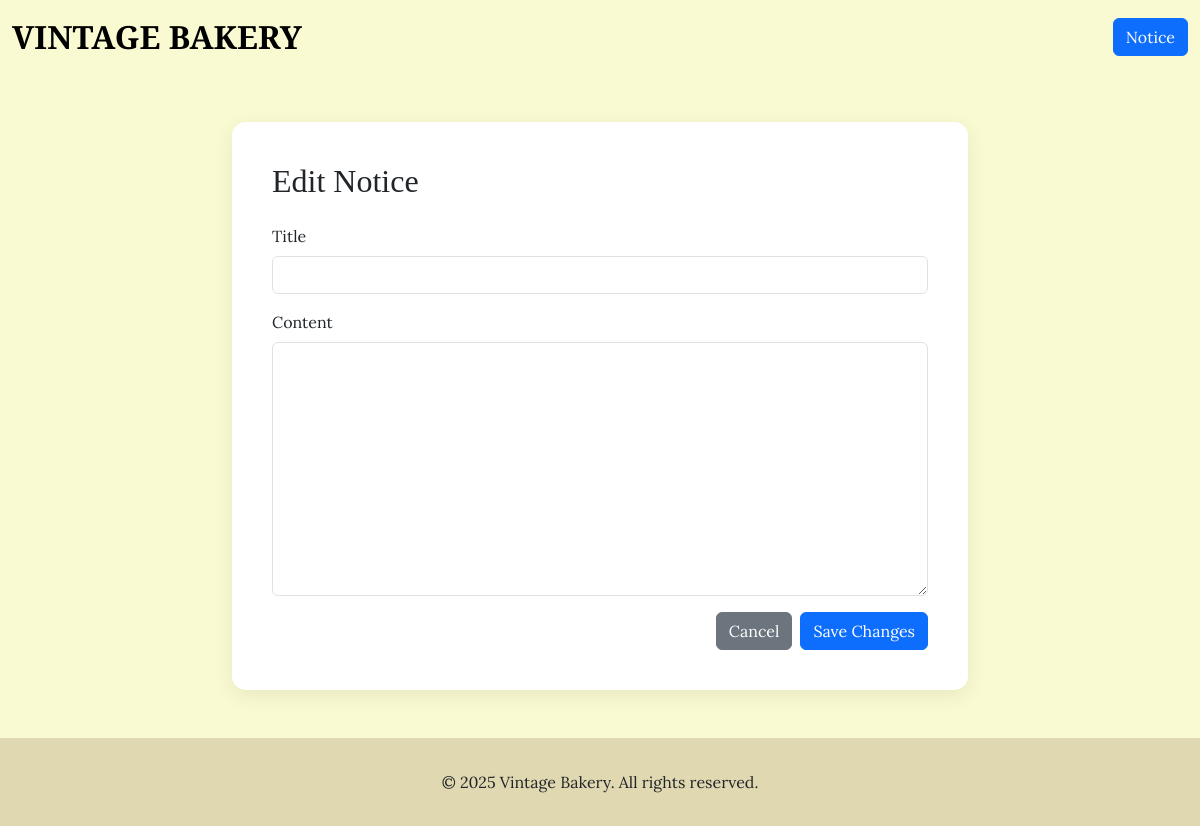
Page /notice/8/edit on the earlier database version.
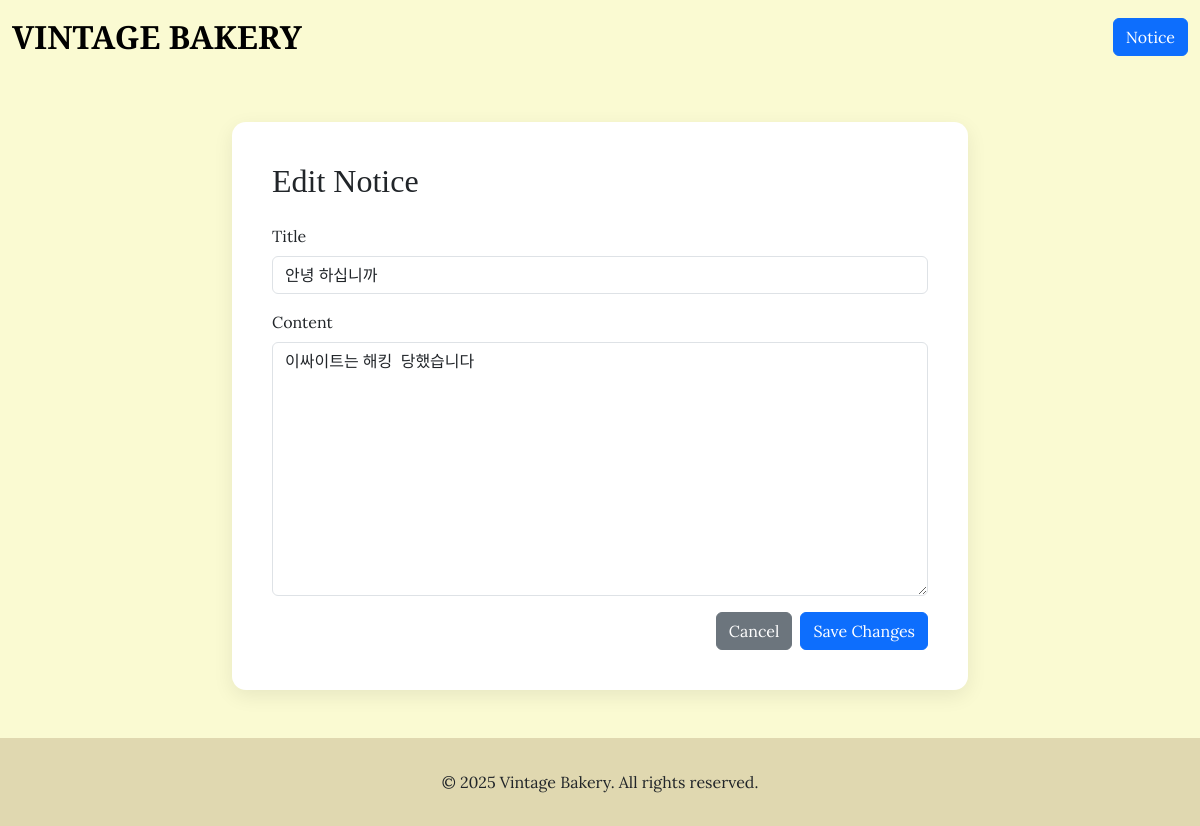
Same page on the later database version.
### tables this page shows
CREATE TABLE notices (
        id INTEGER PRIMARY KEY AUTOINCREMENT,
        title TEXT NOT NULL,
        content TEXT NOT NULL,
        created_at TIMESTAMP DEFAULT CURRENT_TIMESTAMP,
        updated_at TIMESTAMP DEFAULT CURRENT_TIMESTAMP
    );

### main.py (the view)
@app.get("/notice/{notice_id}/edit", response_class=HTMLResponse)
async def notice_edit_form(request: Request, notice_id: int):
    db = get_db()
    cursor = db.cursor()
    cursor.execute("SELECT * FROM notices WHERE id = ?", (notice_id,))
    notice = cursor.fetchone()
    db.close()
    return templates.TemplateResponse("notice_edit.html", {"request": request, "notice": notice})

### templates/notice_edit.html (shortened to what this page needs)
<!DOCTYPE html>
<html lang="ko">
<head>
    <link href="https://cdn.jsdelivr.net/npm/bootstrap@5.3.2/dist/css/bootstrap.min.css" rel="stylesheet">
</head>
<body>
    <nav class="navbar navbar-expand-lg navbar-light">
        <div class="container-fluid">
            <a class="navbar-brand text-uppercase" href="/">Vintage Bakery</a>
            <a href="/notice" class="btn btn-primary ms-auto">Notice</a>
        </div>
    </nav>
    <main class="container my-5 main-container">
        <div class="row justify-content-center">
            <div class="col-lg-8">
                <div class="form-card">
                    <h1 class="h2 mb-4" style="font-family: var(--font-family-heading);">Edit Notice</h1>
                    <form action="/notice/{{ notice.id }}/edit" method="post">
                        <div class="mb-3">
                            <label for="title" class="form-label">Title</label>
                            <input type="text" class="form-control" id="title" name="title" value="{{ notice.title }}" required>
                        </div>
                        <div class="mb-3">
                            <label for="content" class="form-label">Content</label>
                            <textarea class="form-control" id="content" name="content" rows="10" required>{{ notice.content }}</textarea>
                        </div>
                        <div class="d-flex justify-content-end">
                            <a href="/notice/{{ notice.id }}" class="btn btn-secondary me-2">Cancel</a>
                            <button type="submit" class="btn btn-primary">Save Changes</button>
                        </div>
                    </form>
                </div>
            </div>
        </div>
    </main>
    <footer class="text-center">
        <div class="container">
            <p class="mb-0">© 2025 Vintage Bakery. All rights reserved.</p>
        </div>
    </footer>
</body>
</html>

Differences in the rows shown:
added notices: title "안녕 하십니까", content "이싸이트는 해킹 당했습니다"
